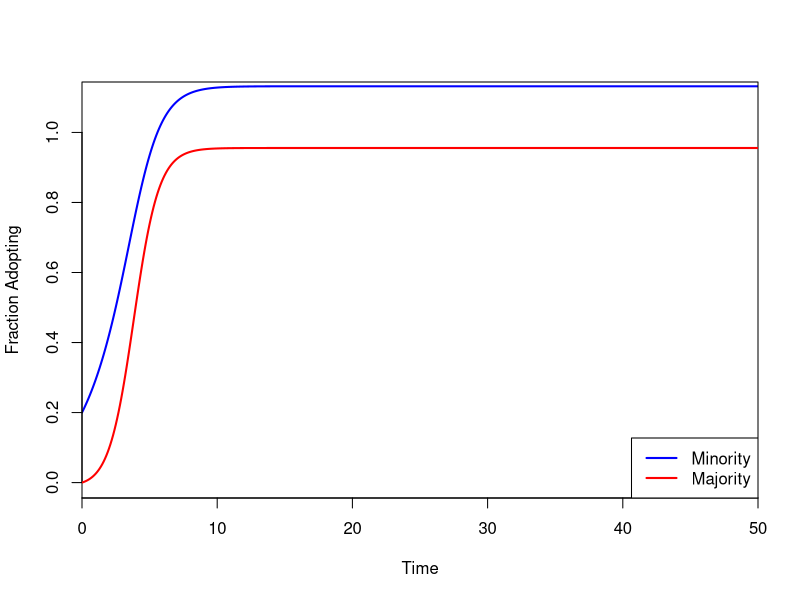

Generate this figure with R:
library(deSolve)

## from Morris (1991) https://doi.org/10.1016/0025-5564(91)90014-A
## \beta_{ij} = c_i \pi_{ij} \tau_{ij}/T_j
# c_i is contact rate of type i
# \pi_{ij} = conditional probability of partner of type j given type i
# \tau_{ij} = probability of transmission from j to i
# T_j = total for group j

## probably simpler:
# \beta_{ij} = \alpha_{ij} \tau_{ij}/T
# \alpha_{ij} = preference of ij
# T = total population

obs <- matrix( c( 70,30, 10,90), nr=2, nc=2, byrow=TRUE)

# Number of individuals in group i and j.
Ti <- apply(obs,1,sum)
Tj <- apply(obs,2,sum)

# Total population.
TT <- sum(Ti)
print(Ti)
print(Tj)
print(TT)
expect <- (Ti %o% Tj)/TT
alpha <- obs/expect

print(expect)
print(alpha)

## more likely to transmit when concordant
# tau <- matrix( c(0.5, 0.1, 0.1, 0.5), nr=2, nc=2, byrow=TRUE)

# Assume teaching is always successful.
tau <- matrix( c(1.0, 1.0, 1.0, 1.0), nr=2, nc=2, byrow=TRUE)

## reversion prob
nu <- c(0.05,0.05)

## SIS model
# sis2 <- function(t, x, parms){
#   with(as.list(c(parms,x)),{
#     dx1 <- -x[1]*(alpha[1,1]*tau[1,1]*x[3] + alpha[1,2]*tau[1,2]*x[4]) + nu[1]*x[3]
#     dx2 <- -x[2]*(alpha[2,2]*tau[2,2]*x[4] + alpha[2,1]*tau[2,1]*x[3]) + nu[2]*x[4]
#     dx3 <-  x[1]*(alpha[1,1]*tau[1,1]*x[3] + alpha[1,2]*tau[1,2]*x[4]) - nu[1]*x[3]
#     dx4 <-  x[2]*(alpha[2,2]*tau[2,2]*x[4] + alpha[2,1]*tau[2,1]*x[3]) - nu[2]*x[4]
#     res <- c(dx1,dx2,dx3,dx4)
#     list(res)
#   })
# }
sis2 <- function(t, x, parms){
  with(as.list(c(x)),{
    dx1 <- -x[1]*(alpha[1,1]*tau[1,1]*x[3] + alpha[1,2]*tau[1,2]*x[4]) + nu[1]*x[3]
    dx2 <- -x[2]*(alpha[2,2]*tau[2,2]*x[4] + alpha[2,1]*tau[2,1]*x[3]) + nu[2]*x[4]
    dx3 <-  x[1]*(alpha[1,1]*tau[1,1]*x[3] + alpha[1,2]*tau[1,2]*x[4]) - nu[1]*x[3]
    dx4 <-  x[2]*(alpha[2,2]*tau[2,2]*x[4] + alpha[2,1]*tau[2,1]*x[3]) - nu[2]*x[4]
    res <- c(dx1,dx2,dx3,dx4)
    list(res)
  })
}

## surely a better way to do this
# parms <- c(alpha11=alpha[1,1], alpha12=alpha[1,2], alpha21=alpha[2,1], alpha22=alpha[2,2],
#            tau11=tau[1,1],tau12=tau[1,2], tau21=tau[2,1], tau22=tau[2,2],
#            nu1=nu[1], nu2=nu[2])
parms <- c()

times <- seq(0, 50, 0.1)
#x0 <- runif(4)
#xstart <- x0
x0 <- c(0.25, 0.7, 0.05, 0.0)

model.out <- as.data.frame(lsoda(x0,times,sis2,parms))
# model.out <- as.data.frame(lsoda(x0,times,sis2))
names(model.out) <- c("time", "S1", "S2", "I1", "I2")



plot(model.out[,"time"], model.out[,"I1"]/x0[1], type="l", lwd=2, col="blue", 
     xaxs="i", xlim=c(0,50), ylim=c(0,1.1),
     xlab="Time", ylab="Fraction Adopting")
lines(model.out[,"time"], model.out[,"I2"]/x0[2], type="l", lwd=2, col="red")
legend("bottomright", c("Minority","Majority"), col=c("blue","red"),lwd=2)

## not very interesting
# plot(model.out[,2],model.out[,3], type="l")

##############################################################
## majority starts
# x0 <- c(0.25, 0.7, 0.0, 0.05)
# model.out1 <- as.data.frame(lsoda(x0,times,sis2,parms))
# # model.out1 <- as.data.frame(lsoda(x0,times,sis2))
# names(model.out1) <- c("time", "S1", "S2", "I1", "I2")

# plot(model.out1[,"time"], model.out1[,"I1"]/x0[1], type="l", lwd=2, col="blue", 
#      xaxs="i", xlim=c(0,50), ylim=c(0,1),
#      xlab="Time", ylab="Fraction Adopting")
# lines(model.out1[,"time"], model.out1[,"I2"]/x0[2], type="l", lwd=2, col="red")
# legend("bottomright", c("Minority","Majority"), col=c("blue","red"),lwd=2)

## when minority starts -> 100% adoption; when majority starts, it has higher adoption, but <100%
